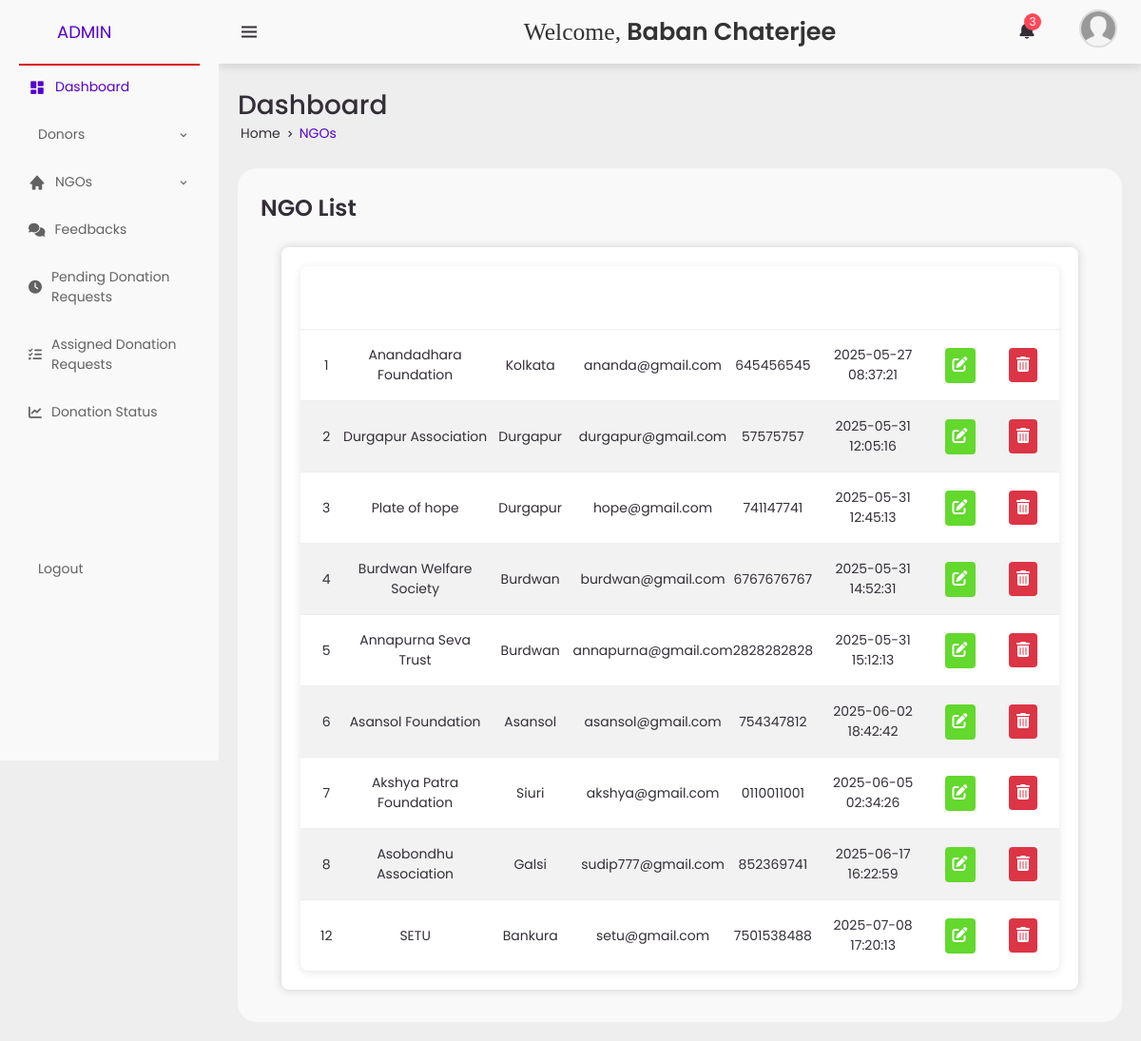
Page /admin/admin.php?type=ngos (signed in) on the committed database.
### tables this page shows
CREATE TABLE `ngo` (
  `ngo_id` int(11) NOT NULL,
  `ngo_name` varchar(255) NOT NULL,
  `address` text NOT NULL,
  `email` varchar(100) NOT NULL,
  `phone` varchar(20) NOT NULL,
  `password` varchar(255) NOT NULL,
  `created_at` timestamp NOT NULL DEFAULT current_timestamp(),
  `image` varchar(255) DEFAULT NULL,
  `reset_otp` varchar(6) DEFAULT NULL,
  `reset_otp_expiry` datetime DEFAULT NULL
);

### admin/admin_ngo.php (the view, shortened to what this page needs)
<?php
$server = "localhost";
$user = "root";
$pass = "";
$db = "food_waste";
$conn = new mysqli($server, $user, $pass, $db);
$result = $conn->query("SELECT * FROM ngo");
?>
<!DOCTYPE html>
<html>
<head>
    <link rel="stylesheet" href="admin.css">
    <link rel="stylesheet" href="https://cdnjs.cloudflare.com/ajax/libs/font-awesome/6.4.0/css/all.min.css" />
</head>
<body>
<div class="table-container">
    <table>
        <thead>
        <tr>
            <th>ID</th>
            <th>Organization Name</th>
            <th>Address</th>
            <th>Email</th>
            <th>Phone</th>
            <th>Registered</th>
            <th>Edit</th>
            <th>Delete</th>
        </tr>
        </thead>
        <tbody>
        <?php while ($row = $result->fetch_assoc()) { ?>
            <tr>
                <td><?= $row['ngo_id'] ?></td>
                <td><?= htmlspecialchars($row['ngo_name']) ?></td>
                <td><?= htmlspecialchars($row['address']) ?></td>
                <td><?= htmlspecialchars($row['email']) ?></td>
                <td><?= htmlspecialchars($row['phone']) ?></td>
                <td><?= $row['created_at'] ?></td>
                <td>
                    <button class="btn btn-edit"
                        onclick="openModal('<?= $row['ngo_id'] ?>','<?= htmlspecialchars($row['ngo_name']) ?>','<?= htmlspecialchars($row['address']) ?>','<?= htmlspecialchars($row['email']) ?>','<?= htmlspecialchars($row['phone']) ?>')">
                        <i class="fas fa-edit"></i>
                    </button>
                </td>
                <td>
                    <a class="btn btn-delete" href="admin_ngo.php?delete_id=<?= $row['ngo_id'] ?>" onclick="return confirm('Are you sure you want to delete this NGO?');">
                        <i class="fas fa-trash-alt"></i>
                    </a>
                </td>
            </tr>
        <?php } ?>
        </tbody>
    </table>
</div>
</body>
</html>

### admin/admin.css (style rules this page uses)
* { margin: 0; padding: 0; list-style: none; text-decoration: none; box-sizing: border-box; font-family: 'Poppins', sans-serif; }
:root { --poppins: 'Poppins', sans-serif; --lato: 'Lato', sans-serif; --light: #F9F9F9; --blue: #5500cb; --light-blue: #CFE8FF; --grey: #eee; --dark-grey: #e2dfdf; --dark: #342E37; --red: #ff0800; --yellow: #fec818; --light-yellow: #FFF2C6; --orange: #fa6526; --light-orange: #FFE0D3; }
body { background: var(--grey); overflow-x: hidden; }
.table-data .order table { width: 100%; border-collapse: collapse; }
.table-data .order table th { padding-bottom: 12px; font-size: 14px; text-align: center; border-bottom: 1px solid var(--grey); }
.table-data .order table td { font-size: 14px; padding: 16px 0; text-align: center; }
.table-data .order table tr td:first-child { align-items: center; padding-left: 10px; grid-gap: 12px; }
.table-container { background: #fff; padding: 20px; border-radius: 8px; box-shadow: 0 0 10px #ccc; width: 95%; margin: 10px auto; overflow-x: auto; }
table { width: 100%; border-collapse: collapse; background: #fff; box-shadow: 0 2px 10px rgba(0, 0, 0, 0.1); border-radius: 8px; overflow: hidden; }
th, td { padding: 12px 15px; text-align: center; border-bottom: 1px solid #eee; }
th { background: linear-gradient(135deg, rgb(9, 3, 94)); color: #fff; font-weight: bold; }
tr:nth-child(even) { background-color: #f2f2f2; }
tr:last-child td { border-bottom: none; }
.btn { border: none; border-radius: 4px; color: white; cursor: pointer; font-size: 14px; padding: 8px; }
.btn i { font-size: 16px; }
.btn-edit, .edit-btn { background-color: rgb(99, 216, 45); }
.btn-delete, .delete-btn { background-color: #dc3545; }
button { background-color: #28a745; color: white; border: none; padding: 10px 15px; border-radius: 4px; cursor: pointer; }

### rows in the picture
ngo: ngo_id "1", ngo_name "Anandadhara Foundation", address "Kolkata", email "ananda@gmail.com", phone "645456545", created_at "2025-05-27 08:37:21"
ngo: ngo_id "2", ngo_name "Durgapur Association", address "Durgapur", email "durgapur@gmail.com", phone "57575757", created_at "2025-05-31 12:05:16"
ngo: ngo_id "3", ngo_name "Plate of hope", address "Durgapur", email "hope@gmail.com", phone "741147741", created_at "2025-05-31 12:45:13"
ngo: ngo_id "4", ngo_name "Burdwan Welfare Society", address "Burdwan", email "burdwan@gmail.com", phone "6767676767", created_at "2025-05-31 14:52:31"
ngo: ngo_id "5", ngo_name "Annapurna Seva Trust", address "Burdwan", email "annapurna@gmail.com", phone "2828282828", created_at "2025-05-31 15:12:13"
ngo: ngo_id "6", ngo_name "Asansol Foundation", address "Asansol", email "asansol@gmail.com", phone "754347812", created_at "2025-06-02 18:42:42"
ngo: ngo_id "7", ngo_name "Akshya Patra Foundation", address "Siuri", email "akshya@gmail.com", phone "0110011001", created_at "2025-06-05 02:34:26"
ngo: ngo_id "8", ngo_name "Asobondhu Association", address "Galsi", email "sudip777@gmail.com", phone "852369741", created_at "2025-06-17 16:22:59"
ngo: ngo_id "12", ngo_name "SETU", address "Bankura", email "setu@gmail.com", phone "7501538488", created_at "2025-07-08 17:20:13"

### other values in the picture
$userName "Baban Chaterjee"
